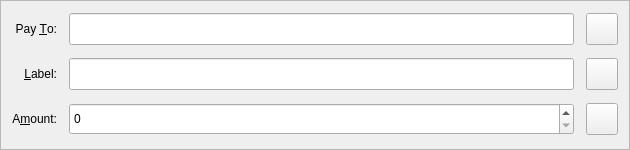
<?xml version="1.0" encoding="UTF-8"?>
<ui version="4.0">
 <class>SendCoinsEntry</class>
 <widget class="QFrame" name="SendCoinsEntry">
  <property name="geometry">
   <rect>
    <x>0</x>
    <y>0</y>
    <width>630</width>
    <height>150</height>
   </rect>
  </property>
  <property name="sizePolicy">
   <sizepolicy hsizetype="Minimum" vsizetype="Minimum">
    <horstretch>0</horstretch>
    <verstretch>0</verstretch>
   </sizepolicy>
  </property>
  <property name="minimumSize">
   <size>
    <width>630</width>
    <height>150</height>
   </size>
  </property>
  <property name="font">
   <font>
    <pointsize>9</pointsize>
   </font>
  </property>
  <property name="windowTitle">
   <string>Form</string>
  </property>
  <property name="frameShape">
   <enum>QFrame::StyledPanel</enum>
  </property>
  <property name="frameShadow">
   <enum>QFrame::Sunken</enum>
  </property>
  <layout class="QGridLayout" name="gridLayout">
   <property name="spacing">
    <number>12</number>
   </property>
   <item row="3" column="0">
    <widget class="QLabel" name="label_2">
     <property name="font">
      <font>
       <pointsize>9</pointsize>
      </font>
     </property>
     <property name="text">
      <string>Pay &amp;To:</string>
     </property>
     <property name="alignment">
      <set>Qt::AlignRight|Qt::AlignTrailing|Qt::AlignVCenter</set>
     </property>
     <property name="buddy">
      <cstring>payTo</cstring>
     </property>
    </widget>
   </item>
   <item row="8" column="0">
    <widget class="QLabel" name="label">
     <property name="font">
      <font>
       <pointsize>9</pointsize>
      </font>
     </property>
     <property name="text">
      <string>A&amp;mount:</string>
     </property>
     <property name="alignment">
      <set>Qt::AlignRight|Qt::AlignTrailing|Qt::AlignVCenter</set>
     </property>
     <property name="buddy">
      <cstring>payAmount</cstring>
     </property>
    </widget>
   </item>
   <item row="5" column="0">
    <widget class="QLabel" name="label_4">
     <property name="font">
      <font>
       <pointsize>9</pointsize>
      </font>
     </property>
     <property name="text">
      <string>&amp;Label:</string>
     </property>
     <property name="alignment">
      <set>Qt::AlignRight|Qt::AlignTrailing|Qt::AlignVCenter</set>
     </property>
     <property name="buddy">
      <cstring>addAsLabel</cstring>
     </property>
    </widget>
   </item>
   <item row="5" column="1">
    <layout class="QHBoxLayout" name="horizontalLayout_2">
     <item>
      <widget class="QValidatedLineEdit" name="addAsLabel">
       <property name="minimumSize">
        <size>
         <width>0</width>
         <height>32</height>
        </size>
       </property>
       <property name="font">
        <font>
         <pointsize>9</pointsize>
        </font>
       </property>
       <property name="toolTip">
        <string>Enter a label for this address to add it to your address book</string>
       </property>
      </widget>
     </item>
     <item>
      <widget class="QToolButton" name="addressBookButton">
       <property name="minimumSize">
        <size>
         <width>32</width>
         <height>32</height>
        </size>
       </property>
       <property name="toolTip">
        <string>Choose address from address book</string>
       </property>
       <property name="text">
        <string/>
       </property>
       <property name="icon">
        <iconset resource="../bitcoin.qrc">
         <normaloff>:/icons/address-book</normaloff>:/icons/address-book</iconset>
       </property>
       <property name="iconSize">
        <size>
         <width>18</width>
         <height>18</height>
        </size>
       </property>
       <property name="shortcut">
        <string>Alt+A</string>
       </property>
      </widget>
     </item>
    </layout>
   </item>
   <item row="8" column="1">
    <layout class="QHBoxLayout" name="horizontalLayout">
     <item>
      <widget class="BitcoinAmountField" name="payAmount">
       <property name="minimumSize">
        <size>
         <width>0</width>
         <height>32</height>
        </size>
       </property>
       <property name="font">
        <font>
         <pointsize>9</pointsize>
        </font>
       </property>
      </widget>
     </item>
     <item>
      <widget class="QToolButton" name="deleteButton">
       <property name="minimumSize">
        <size>
         <width>32</width>
         <height>32</height>
        </size>
       </property>
       <property name="toolTip">
        <string>Remove this recipient</string>
       </property>
       <property name="text">
        <string/>
       </property>
       <property name="icon">
        <iconset resource="../bitcoin.qrc">
         <normaloff>:/icons/remove</normaloff>:/icons/remove</iconset>
       </property>
       <property name="iconSize">
        <size>
         <width>18</width>
         <height>18</height>
        </size>
       </property>
      </widget>
     </item>
    </layout>
   </item>
   <item row="3" column="1">
    <layout class="QHBoxLayout" name="payToLayout">
     <item>
      <widget class="QValidatedLineEdit" name="payTo">
       <property name="minimumSize">
        <size>
         <width>0</width>
         <height>32</height>
        </size>
       </property>
       <property name="font">
        <font>
         <pointsize>9</pointsize>
        </font>
       </property>
       <property name="toolTip">
        <string>The address to send the payment to (e.g. C8gZqgY4r2RoEdqYk3QsAqFckyf9pRHN6i)</string>
       </property>
       <property name="maxLength">
        <number>80</number>
       </property>
      </widget>
     </item>
     <item>
      <widget class="QToolButton" name="pasteButton">
       <property name="minimumSize">
        <size>
         <width>32</width>
         <height>32</height>
        </size>
       </property>
       <property name="toolTip">
        <string>Paste address from clipboard</string>
       </property>
       <property name="text">
        <string/>
       </property>
       <property name="icon">
        <iconset resource="../bitcoin.qrc">
         <normaloff>:/icons/editpaste</normaloff>:/icons/editpaste</iconset>
       </property>
       <property name="iconSize">
        <size>
         <width>18</width>
         <height>18</height>
        </size>
       </property>
       <property name="shortcut">
        <string>Alt+P</string>
       </property>
      </widget>
     </item>
    </layout>
   </item>
  </layout>
 </widget>
 <customwidgets>
  <customwidget>
   <class>QValidatedLineEdit</class>
   <extends>QLineEdit</extends>
   <header>qvalidatedlineedit.h</header>
  </customwidget>
  <customwidget>
   <class>BitcoinAmountField</class>
   <extends>QSpinBox</extends>
   <header>bitcoinamountfield.h</header>
   <container>1</container>
  </customwidget>
 </customwidgets>
 <resources>
  <include location="../bitcoin.qrc"/>
 </resources>
 <connections/>
</ui>
